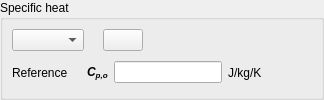
    <widget class="QGroupBox" name="groupBoxCp">
     <property name="toolTip">
      <string>&lt;html&gt;&lt;head/&gt;&lt;body&gt;&lt;p&gt;&lt;span style=&quot; font-size:9pt;&quot;&gt;Define the fluid specific heat. It can be either constant, in which case the reference value must be completed, or variable and then the formula editor must be filled.&lt;/span&gt;&lt;/p&gt;&lt;p&gt;&lt;span style=&quot; font-size:9pt;&quot;&gt;(code_saturne key word: &lt;/span&gt;&lt;span style=&quot; font-size:9pt; font-weight:600;&quot;&gt;ICP&lt;/span&gt;&lt;span style=&quot; font-size:9pt;&quot;&gt;)&lt;/span&gt;&lt;/p&gt;&lt;/body&gt;&lt;/html&gt;</string>
     </property>
     <property name="title">
      <string>Specific heat</string>
     </property>
     <layout class="QHBoxLayout">
      <property name="spacing">
       <number>6</number>
      </property>
      <property name="leftMargin">
       <number>9</number>
      </property>
      <property name="topMargin">
       <number>9</number>
      </property>
      <property name="rightMargin">
       <number>9</number>
      </property>
      <property name="bottomMargin">
       <number>9</number>
      </property>
      <item>
       <layout class="QVBoxLayout">
        <property name="spacing">
         <number>6</number>
        </property>
        <property name="leftMargin">
         <number>0</number>
        </property>
        <property name="topMargin">
         <number>0</number>
        </property>
        <property name="rightMargin">
         <number>0</number>
        </property>
        <property name="bottomMargin">
         <number>0</number>
        </property>
        <item>
         <layout class="QHBoxLayout">
          <property name="spacing">
           <number>6</number>
          </property>
          <property name="leftMargin">
           <number>0</number>
          </property>
          <property name="topMargin">
           <number>0</number>
          </property>
          <property name="rightMargin">
           <number>0</number>
          </property>
          <property name="bottomMargin">
           <number>0</number>
          </property>
          <item>
           <layout class="QHBoxLayout">
            <property name="spacing">
             <number>6</number>
            </property>
            <property name="leftMargin">
             <number>0</number>
            </property>
            <property name="topMargin">
             <number>0</number>
            </property>
            <property name="rightMargin">
             <number>0</number>
            </property>
            <property name="bottomMargin">
             <number>0</number>
            </property>
            <item>
             <widget class="QComboBox" name="comboBoxCp">
              <property name="toolTip">
               <string>&lt;html&gt;&lt;head/&gt;&lt;body&gt;&lt;p&gt;&lt;span style=&quot; font-size:9pt;&quot;&gt;Fill the formula editor in case of a variable fluid viscosity.&lt;/span&gt;&lt;/p&gt;&lt;/body&gt;&lt;/html&gt;</string>
              </property>
             </widget>
            </item>
            <item>
             <spacer>
              <property name="orientation">
               <enum>Qt::Horizontal</enum>
              </property>
              <property name="sizeHint" stdset="0">
               <size>
                <width>13</width>
                <height>22</height>
               </size>
              </property>
             </spacer>
            </item>
            <item>
             <widget class="QPushButton" name="pushButtonCp">
              <property name="toolTip">
               <string>&lt;html&gt;&lt;head/&gt;&lt;body&gt;&lt;p&gt;&lt;span style=&quot; font-size:9pt;&quot;&gt;Define the fluid specific heat. It can be either constant, in which case the reference value must be completed, or variable and then the formula editor must be filled.&lt;/span&gt;&lt;/p&gt;&lt;p&gt;&lt;span style=&quot; font-size:9pt;&quot;&gt;(code_saturne key word: &lt;/span&gt;&lt;span style=&quot; font-size:9pt; font-weight:600;&quot;&gt;ICP&lt;/span&gt;&lt;span style=&quot; font-size:9pt;&quot;&gt;)&lt;/span&gt;&lt;/p&gt;&lt;/body&gt;&lt;/html&gt;</string>
              </property>
              <property name="text">
               <string/>
              </property>
              <property name="icon">
               <iconset resource="resources_pages.qrc">
                <normaloff>:data/icons/22x22/edit-find-replace.png</normaloff>:data/icons/22x22/edit-find-replace.png</iconset>
              </property>
              <property name="iconSize">
               <size>
                <width>22</width>
                <height>22</height>
               </size>
              </property>
             </widget>
            </item>
           </layout>
          </item>
          <item>
           <spacer>
            <property name="orientation">
             <enum>Qt::Horizontal</enum>
            </property>
            <property name="sizeHint" stdset="0">
             <size>
              <width>17</width>
              <height>17</height>
             </size>
            </property>
           </spacer>
          </item>
         </layout>
        </item>
        <item>
         <layout class="QHBoxLayout">
          <property name="spacing">
           <number>6</number>
          </property>
          <property name="leftMargin">
           <number>0</number>
          </property>
          <property name="topMargin">
           <number>0</number>
          </property>
          <property name="rightMargin">
           <number>0</number>
          </property>
          <property name="bottomMargin">
           <number>0</number>
          </property>
          <item>
           <widget class="QLabel" name="labelCp">
            <property name="toolTip">
             <string>&lt;html&gt;&lt;head/&gt;&lt;body&gt;&lt;p&gt;&lt;span style=&quot; font-size:9pt;&quot;&gt;Define the specific heat reference value in J/kg/K. If the specific heat is variable, this  value will be used for the initialization.&lt;/span&gt;&lt;/p&gt;&lt;p&gt;&lt;span style=&quot; font-size:9pt;&quot;&gt;(code_saturne key word: &lt;/span&gt;&lt;span style=&quot; font-size:9pt; font-weight:600;&quot;&gt;CP0&lt;/span&gt;&lt;span style=&quot; font-size:9pt;&quot;&gt;)&lt;/span&gt;&lt;/p&gt;&lt;/body&gt;&lt;/html&gt;</string>
            </property>
            <property name="text">
             <string>Reference</string>
            </property>
           </widget>
          </item>
          <item>
           <spacer>
            <property name="orientation">
             <enum>Qt::Horizontal</enum>
            </property>
            <property name="sizeHint" stdset="0">
             <size>
              <width>13</width>
              <height>22</height>
             </size>
            </property>
           </spacer>
          </item>
          <item>
           <widget class="QLabel" name="labelVarCp">
            <property name="font">
             <font>
              <weight>75</weight>
              <italic>true</italic>
              <bold>true</bold>
             </font>
            </property>
            <property name="toolTip">
             <string>&lt;html&gt;&lt;head/&gt;&lt;body&gt;&lt;p&gt;&lt;span style=&quot; font-size:9pt;&quot;&gt;Define the specific heat reference value in J/kg/K. If the specific heat is variable, this  value will be used for the initialization.&lt;/span&gt;&lt;/p&gt;&lt;p&gt;&lt;span style=&quot; font-size:9pt;&quot;&gt;(code_saturne key word: &lt;/span&gt;&lt;span style=&quot; font-size:9pt; font-weight:600;&quot;&gt;CP0&lt;/span&gt;&lt;span style=&quot; font-size:9pt;&quot;&gt;)&lt;/span&gt;&lt;/p&gt;&lt;/body&gt;&lt;/html&gt;</string>
            </property>
            <property name="text">
             <string>&lt;html&gt;&lt;head/&gt;&lt;body&gt;&lt;p&gt;C&lt;span style=&quot; vertical-align:sub;&quot;&gt;p,o&lt;/span&gt;&lt;/p&gt;&lt;/body&gt;&lt;/html&gt;</string>
            </property>
           </widget>
          </item>
          <item>
           <widget class="QLineEdit" name="lineEditCp">
            <property name="toolTip">
             <string>&lt;html&gt;&lt;head/&gt;&lt;body&gt;&lt;p&gt;&lt;span style=&quot; font-size:9pt;&quot;&gt;Define the specific heat reference value in J/kg/K. If the specific heat is variable, this  value will be used for the initialization.&lt;/span&gt;&lt;/p&gt;&lt;p&gt;&lt;span style=&quot; font-size:9pt;&quot;&gt;(code_saturne key word: &lt;/span&gt;&lt;span style=&quot; font-size:9pt; font-weight:600;&quot;&gt;CP0&lt;/span&gt;&lt;span style=&quot; font-size:9pt;&quot;&gt;)&lt;/span&gt;&lt;/p&gt;&lt;/body&gt;&lt;/html&gt;</string>
            </property>
           </widget>
          </item>
          <item>
           <widget class="QLabel" name="labelUnitCp">
            <property name="toolTip">
             <string>&lt;html&gt;&lt;head/&gt;&lt;body&gt;&lt;p&gt;&lt;span style=&quot; font-size:9pt;&quot;&gt;Define the specific heat reference value in J/kg/K. If the specific heat is variable, this  value will be used for the initialization.&lt;/span&gt;&lt;/p&gt;&lt;p&gt;&lt;span style=&quot; font-size:9pt;&quot;&gt;(code_saturne key word: &lt;/span&gt;&lt;span style=&quot; font-size:9pt; font-weight:600;&quot;&gt;CP0&lt;/span&gt;&lt;span style=&quot; font-size:9pt;&quot;&gt;)&lt;/span&gt;&lt;/p&gt;&lt;/body&gt;&lt;/html&gt;</string>
            </property>
            <property name="text">
             <string>J/kg/K</string>
            </property>
           </widget>
          </item>
         </layout>
        </item>
       </layout>
      </item>
      <item>
       <spacer>
        <property name="orientation">
         <enum>Qt::Horizontal</enum>
        </property>
        <property name="sizeHint" stdset="0">
         <size>
          <width>50</width>
          <height>22</height>
         </size>
        </property>
       </spacer>
      </item>
     </layout>
    </widget>
